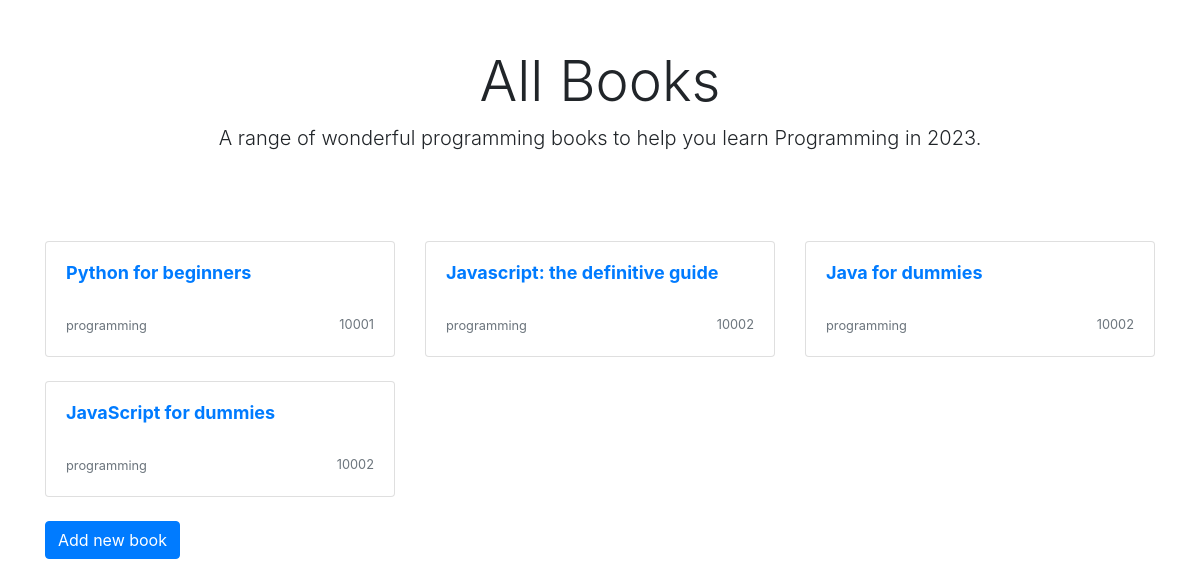
/genre/programming/, run on the app's committed database.
### books/models.py (models this page shows, shortened)
class Books(models.Model):
    title = models.CharField(max_length=100)
    slug = models.SlugField(null=True)
    genre = models.CharField(max_length=100)
    author = models.CharField(max_length=100)
    isbn = models.CharField(max_length=100)
    count = models.IntegerField(null=True, default=0)

### books/views.py (the view)
# urls.py: path('genre/<str:g>/', GenreView.as_view(), name='genre'),
class GenreView(ListView):
    model = Books
    template_name = 'index.html'
    def get_context_data(self, **kwargs):
        context = super().get_context_data(**kwargs)
        context['books'] = Books.objects.filter(genre__icontains=self.kwargs['g'])
        return context

### templates/index.html
    {% extends "base.html" %}
    {% block content %}
    <div class="container">
        <div class="px-3 py-3 pt-md-5 pb-md-4 mx-auto text-center">
            <h1 class="display-4">All Books</h1>
            <p class="lead">A range of wonderful programming books to help you learn Programming in 2023.</p>
        </div>
        <div class="py-5">
            <div class="row">
                {% for book in books %}
                <div class="col-md-4">
                    <a class="text-dark" href="">
                        <div class="card mb-4 box-shadow">
                            <div class="card-body">
                                <a href="{% url 'bookstore:details' book.slug %}"><h2 style="font-size:18px;font-weight:bold;min-height:42px;">{{book.title|truncatechars:50}}</h2></a>
                                <div class="d-flex justify-content-between align-items-center">
                                    <a href="{% url 'bookstore:genre' book.genre %}"><small class="text-muted">{{book.genre}}</small></a>
                                    <small class="text-muted">{{book.isbn}}</small>
                                </div>
                            </div>
                        </div>
                    </a>
                </div>
                {% endfor %}
            </div>
            <div class="px-12">
                <a href="{% url 'bookstore:create-book' %}"><button class="btn btn-primary">Add new book</button></a>
            </div>
        </div>
    </div>
    {% endblock %}

### data on the page
Books: title "Python for beginners", genre "programming", isbn "10001"
Books: title "Javascript: the definitive guide", genre "programming", isbn "10002"
Books: title "Java for dummies", genre "programming", isbn "10002"
Books: title "JavaScript for dummies", genre "programming", isbn "10002"
